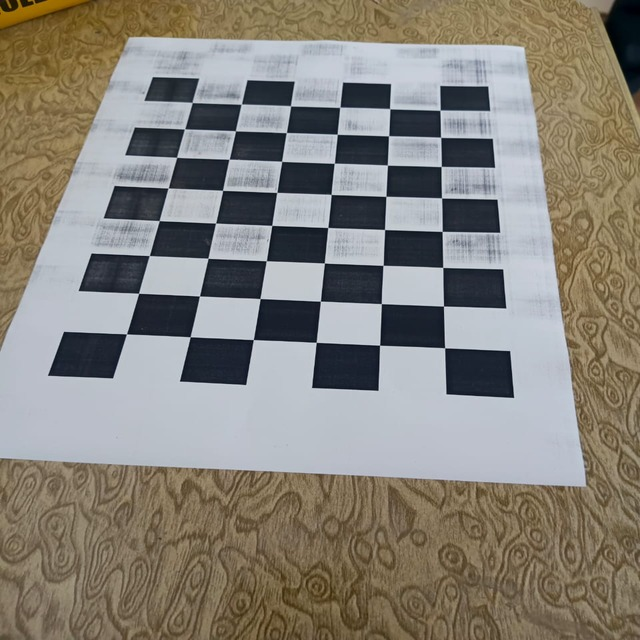
#> input picture yolov5-master/calibration_image/WhatsApp Image 2024-12-26 at 17.23.09_f00c7f03.jpg, 640 x 640 px; its folder holds only this picture in this run
$ python calibrater.py
#> lines starting #> are read from the running program, lines starting #| are printed output that depends on the picture; after the words box and inside, x2 and y2 are one past the last pixel; in counts of white or black regions, pixels touching at a corner belong together; long printed decimals are rounded
# Import required modules
import cv2
import numpy as np
import os
import glob


# Define the dimensions of checkerboard
CHECKERBOARD = (8, 6)


# stop the iteration when specified
# accuracy, epsilon, is reached or
# specified number of iterations are completed.
criteria = (cv2.TERM_CRITERIA_EPS +
			cv2.TERM_CRITERIA_MAX_ITER, 30, 0.001)


# Vector for 3D points
threedpoints = []

# Vector for 2D points
twodpoints = []


# 3D points real world coordinates
objectp3d = np.zeros((1, CHECKERBOARD[0]
					* CHECKERBOARD[1],
					3), np.float32)
objectp3d[0, :, :2] = np.mgrid[0:CHECKERBOARD[0],
							0:CHECKERBOARD[1]].T.reshape(-1, 2)
prev_img_shape = None


# Extracting path of individual image stored
# in a given directory. Since no path is
# specified, it will take current directory
# jpg files alone
images_folder = "calibration_image"
images = glob.glob(f"{images_folder}/*.jpg")

for filename in images:
	image = cv2.imread(filename)
#> image is the input picture: shape (640, 640, 3); mean B, G, R 121.5, 130.2, 134.6
	grayColor = cv2.cvtColor(image, cv2.COLOR_BGR2GRAY)
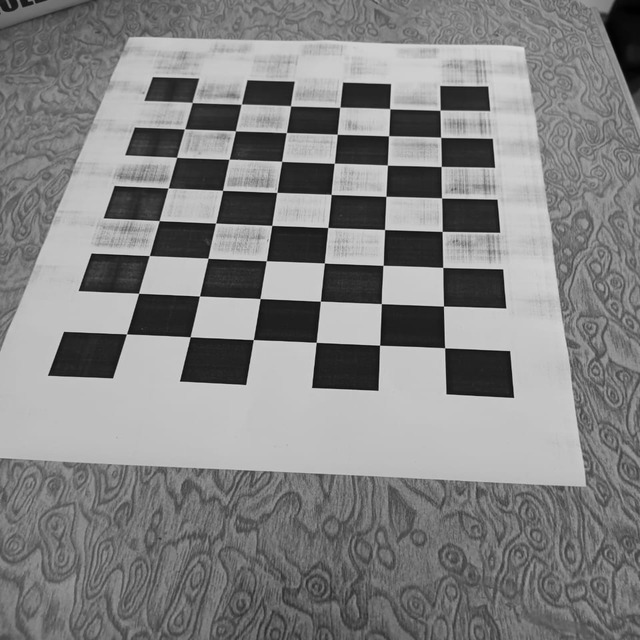
#> grayColor: shape (640, 640); min 1, max 222, mean 130.6

	# Find the chess board corners
	# If desired number of corners are
	# found in the image then ret = true
	ret, corners = cv2.findChessboardCorners(
					grayColor, CHECKERBOARD,
					cv2.CALIB_CB_ADAPTIVE_THRESH
					+ cv2.CALIB_CB_FAST_CHECK +
					cv2.CALIB_CB_NORMALIZE_IMAGE)
#> ret = True; corners = 48 rows, first 8: [126.5, 333.9], [138.6, 293.3], [149.3, 255.6], [159.3, 220.6], [168.1, 188], [176.6, 157.4], [184.5, 128.8], [192.2, 102.5]

	# If desired number of corners can be detected then,
	# refine the pixel coordinates and display
	# them on the images of checker board
	if ret == True:
		print(f"Corners detected in {filename}")
		threedpoints.append(objectp3d)

		# Refining pixel coordinates
		# for given 2d points.
		corners2 = cv2.cornerSubPix(
			grayColor, corners, (11, 11), (-1, -1), criteria)
#> corners2 = 48 rows, first 8: [126.4, 333.9], [138.6, 293.3], [149.3, 255.5], [159.2, 220.7], [168.1, 187.8], [176.6, 157.3], [184.5, 128.9], [192.2, 102.5]

		twodpoints.append(corners2)

		# Draw and display the corners
		image = cv2.drawChessboardCorners(image,
										CHECKERBOARD,
										corners2, ret)
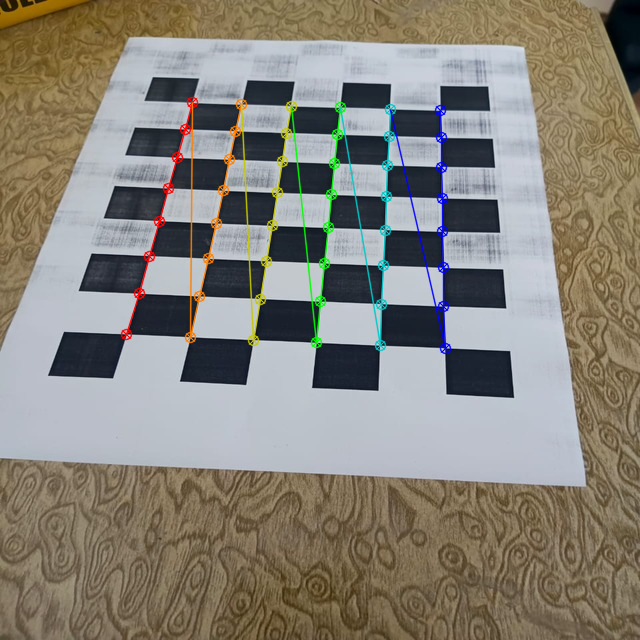
#> image: shape (640, 640, 3); 2.88% of pixels changed, all inside (x1, y1, x2, y2) = (120, 96, 452, 355)
	else:
		print(f"No corners detected in {filename}")

	cv2.imshow('img', image)
	cv2.waitKey(0)

cv2.destroyAllWindows()

h, w = image.shape[:2]
#> h = 640; w = 640


# Perform camera calibration by
# passing the value of above found out 3D points (threedpoints)
# and its corresponding pixel coordinates of the
# detected corners (twodpoints)
ret, matrix, distortion, r_vecs, t_vecs = cv2.calibrateCamera(
	threedpoints, twodpoints, grayColor.shape[::-1], None, None)
#> ret = 0.14; matrix = [[719.5, 0, 309.5], [0, 564.4, 349.5], [0, 0, 1]]; distortion = [[0.275, -0.741, 0.00771, -0.00249, 0.494]]; r_vecs = ([-0.422, -0.372, -1.47],); t_vecs = ([-2.88, -0.317, 11.52],)


# Displaying required output
print(" Camera matrix:")
print(matrix)
#| [[719.474   0.         309.457]
#|  [  0.         564.357  349.500]
#|  [  0.           0.           1.        ]]

print("\n Distortion coefficient:")
print(distortion)
#| [[ 0.2748 -0.7405  0.007713 -0.002492  0.4944]]

print("\n Rotation Vectors:")
print(r_vecs)
#| (array([[-0.4217],
#|        [-0.3721],
#|        [-1.465]]),)

print("\n Translation Vectors:")
print(t_vecs)
#| (array([[-2.883],
#|        [-0.3173 ],
#|        [11.519]]),)

$ run again, on yolov5-master/calibration_image/WhatsApp Image 2024-12-26 at 17.23.11_6d9d3472.jpg
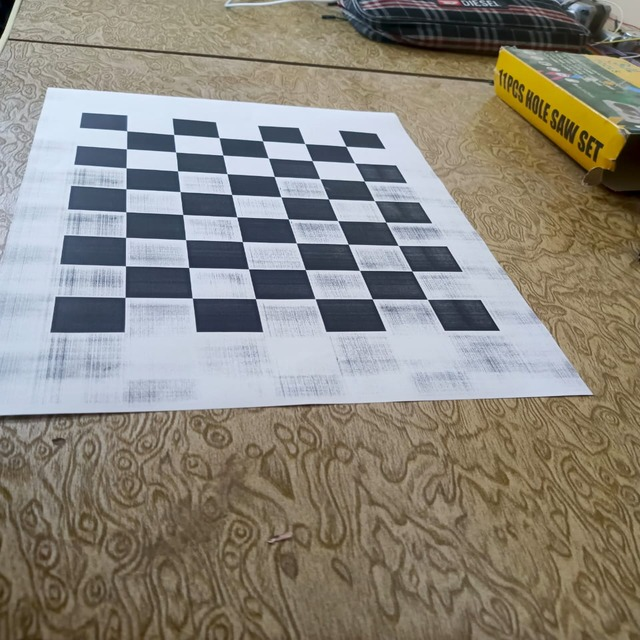
#> input picture yolov5-master/calibration_image/WhatsApp Image 2024-12-26 at 17.23.11_6d9d3472.jpg, 640 x 640 px
#> image is the input picture: shape (640, 640, 3); mean B, G, R 123.9, 133.8, 138.6
#> `grayColor = cv2.cvtColor(image, cv2.COLOR_BGR2GRAY)`:
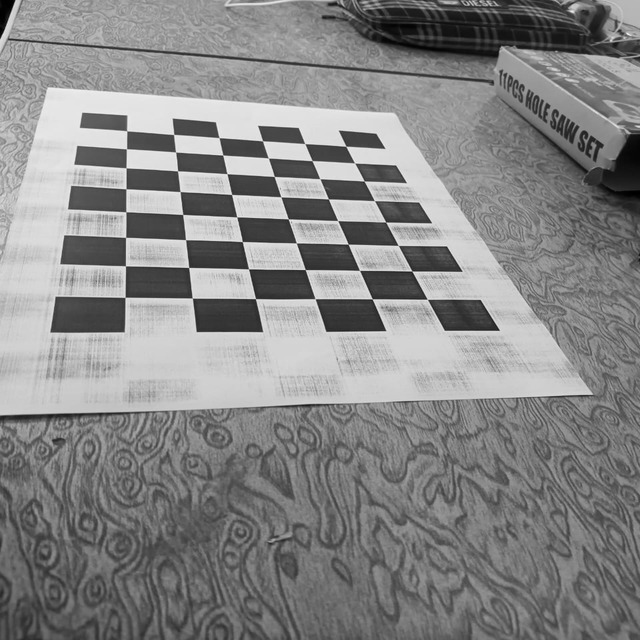
#> grayColor: shape (640, 640); min 0, max 244, mean 134.1
#> `ret, corners = cv2.findChessboardCorners( grayColor, CHECKERBOARD, cv2..`: ret = True; corners = 48 rows, first 8: [125.1, 297.4], [125.4, 265.8], [125.6, 237.4], [125.8, 211.7], [126, 188.8], [126, 167.7], [126.5, 148.7], [126.7, 130.8]
#> corners2 = 48 rows, first 8: [125.1, 297.4], [125.5, 265.7], [125.6, 237.4], [125.7, 211.8], [125.9, 188.7], [126, 167.9], [126.5, 148.8], [126.7, 130.8]
#> `image = cv2.drawChessboardCorners(image, CHECKERBOARD, corners2, ret)`:
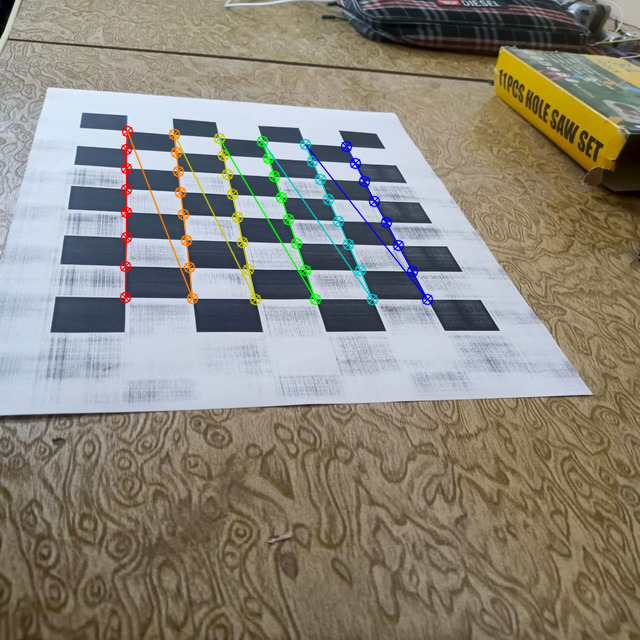
#> image: shape (640, 640, 3); 2.27% of pixels changed, all inside (x1, y1, x2, y2) = (119, 125, 434, 306)
#> `ret, matrix, distortion, r_vecs, t_vecs = cv2.calibrateCamera( threedp..`: ret = 0.164; matrix = [[653.1, 0, 311.1], [0, 451.9, 296.7], [0, 0, 1]]; distortion = [[0.286, -1.44, -0.0191, 0.00588, 2.7]]; r_vecs = ([-0.383, -0.781, -1.57],); t_vecs = ([-2.83, 0.035, 10.04],)
#| [[653.128   0.         311.052]
#|  [  0.         451.880 296.658]
#|  [  0.           0.           1.        ]]
#| [[ 0.2856 -1.436 -0.01906  0.005882    2.697]]
#| (array([[-0.3832],
#|        [-0.7815],
#|        [-1.573]]),)
#| (array([[-2.832],
#|        [ 0.03496],
#|        [10.044]]),)

$ run again, on yolov5-master/calibration_image/WhatsApp Image 2024-12-26 at 17.23.11_c5ad2599.jpg
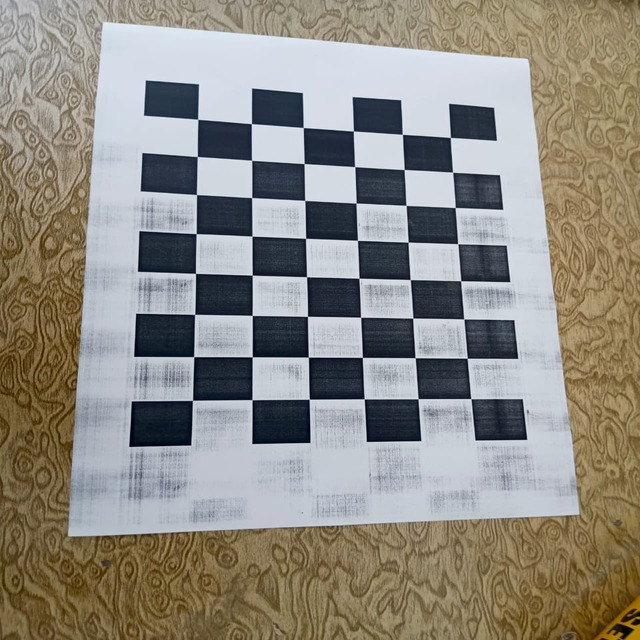
#> input picture yolov5-master/calibration_image/WhatsApp Image 2024-12-26 at 17.23.11_c5ad2599.jpg, 640 x 640 px
#> image is the input picture: shape (640, 640, 3); mean B, G, R 130.1, 138.7, 142.5
#> `grayColor = cv2.cvtColor(image, cv2.COLOR_BGR2GRAY)`:
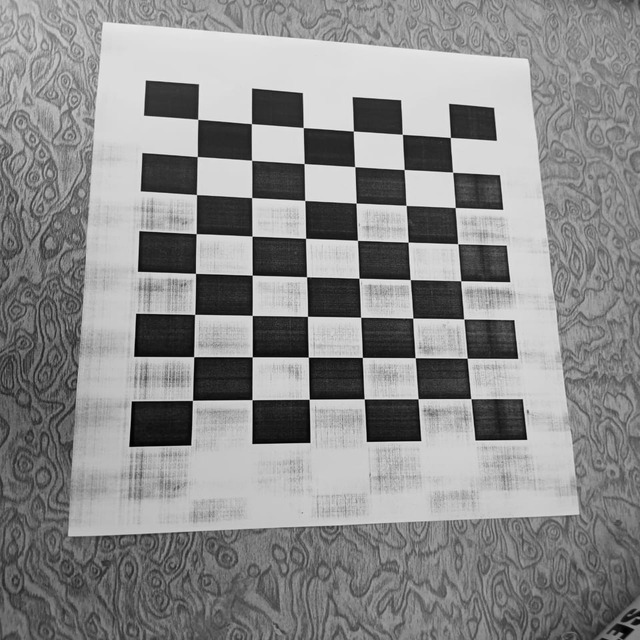
#> grayColor: shape (640, 640); min 1, max 246, mean 138.9
#> `ret, corners = cv2.findChessboardCorners( grayColor, CHECKERBOARD, cv2..`: ret = True; corners = 48 rows, first 8: [198, 396], [198, 362], [200, 310], [195.5, 273.4], [196.2, 233.6], [196.5, 194.6], [197.3, 156.5], [197.7, 119.3]
#> corners2 = 48 rows, first 8: [192.5, 400.4], [193.7, 356.6], [194.6, 314.4], [195.5, 273.5], [196.1, 233.6], [196.5, 194.5], [197.3, 156.6], [197.7, 119.3]
#> `image = cv2.drawChessboardCorners(image, CHECKERBOARD, corners2, ret)`:
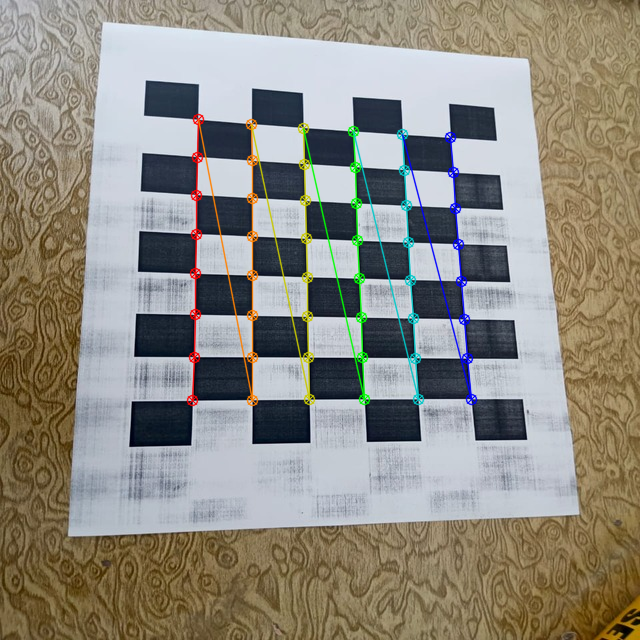
#> image: shape (640, 640, 3); 3.14% of pixels changed, all inside (x1, y1, x2, y2) = (186, 113, 478, 407)
#> `ret, matrix, distortion, r_vecs, t_vecs = cv2.calibrateCamera( threedp..`: ret = 0.128; matrix = [[633.9, 0, 330.7], [0, 477.2, 340.6], [0, 0, 1]]; distortion = [[0.21, -0.789, 5.11e-05, 0.00371, 1.5]]; r_vecs = ([-0.00831, -0.301, -1.57],); t_vecs = ([-2.35, 1.35, 10.84],)
#| [[633.853   0.         330.727]
#|  [  0.         477.249 340.605]
#|  [  0.           0.           1.        ]]
#| [[ 2.10440591e-01 -7.89051956e-01  5.11191189e-05  3.70767885e-03
#|    1.49662558e+00]]
#| (array([[-0.008307],
#|        [-0.3007],
#|        [-1.565]]),)
#| (array([[-2.347  ],
#|        [ 1.347],
#|        [10.840]]),)

$ run again, on yolov5-master/calibration_image/WhatsApp Image 2024-12-26 at 17.23.12_68c960ad.jpg
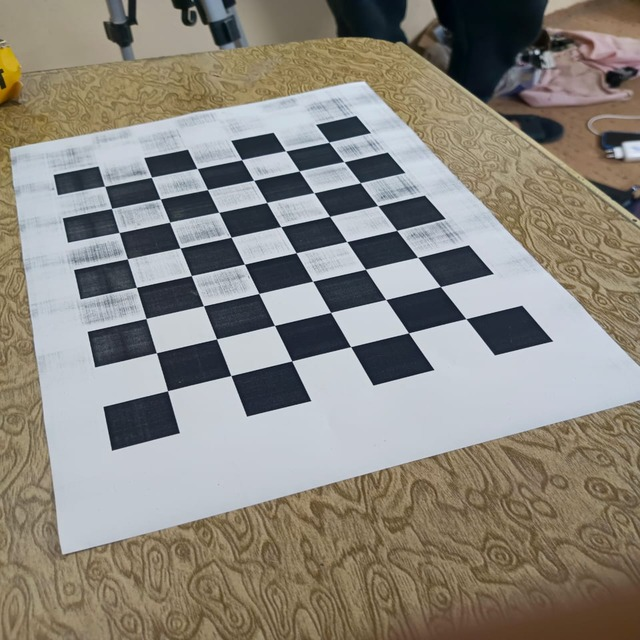
#> input picture yolov5-master/calibration_image/WhatsApp Image 2024-12-26 at 17.23.12_68c960ad.jpg, 640 x 640 px
#> image is the input picture: shape (640, 640, 3); mean B, G, R 125.8, 134.2, 138.5
#> `grayColor = cv2.cvtColor(image, cv2.COLOR_BGR2GRAY)`:
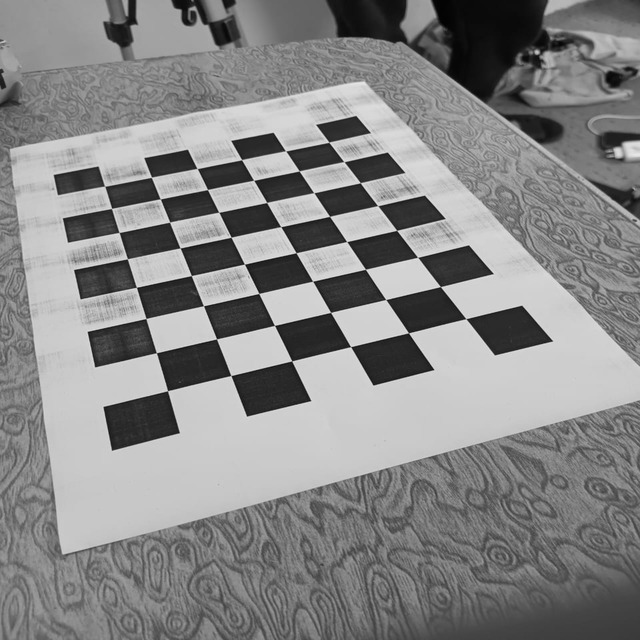
#> grayColor: shape (640, 640); min 1, max 235, mean 134.6
#> `ret, corners = cv2.findChessboardCorners( grayColor, CHECKERBOARD, cv2..`: ret = True; corners = 48 rows, first 8: [328.8, 142.2], [343.9, 161.6], [360.3, 182.7], [377.7, 205.6], [396.6, 230.4], [417.6, 257.3], [440.4, 286.6], [465.8, 318.6]
#> corners2 = 48 rows, first 8: [328.9, 142.2], [344, 161.6], [360.3, 182.7], [377.7, 205.5], [396.7, 230.4], [417.7, 257.3], [440.4, 286.6], [465.9, 318.7]
#> `image = cv2.drawChessboardCorners(image, CHECKERBOARD, corners2, ret)`:
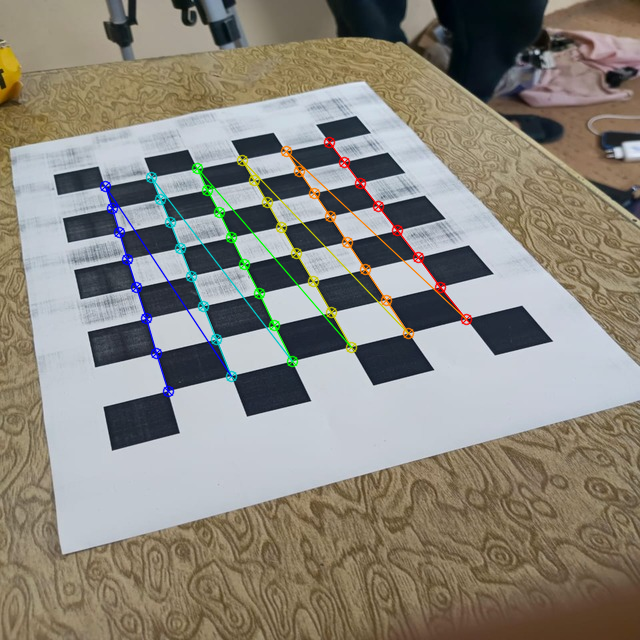
#> image: shape (640, 640, 3); 2.5% of pixels changed, all inside (x1, y1, x2, y2) = (99, 136, 473, 398)
#> `ret, matrix, distortion, r_vecs, t_vecs = cv2.calibrateCamera( threedp..`: ret = 0.143; matrix = [[680.4, 0, 313.1], [0, 530.4, 351.8], [0, 0, 1]]; distortion = [[0.285, -1.15, 0.00482, -0.0037, 2]]; r_vecs = ([-0.499, 0.462, 1.19],); t_vecs = ([0.355, -5.96, 15.33],)
#| [[680.437    0.         313.083]
#|  [  0.         530.445 351.844]
#|  [  0.           0.           1.        ]]
#| [[ 0.2846 -1.152  0.004816 -0.003695  1.998 ]]
#| (array([[-0.4989],
#|        [ 0.4622],
#|        [ 1.188 ]]),)
#| (array([[ 0.3546],
#|        [-5.955],
#|        [15.331]]),)

$ run again, on yolov5-master/calibration_image/WhatsApp Image 2024-12-26 at 17.23.10_024428a5.jpg
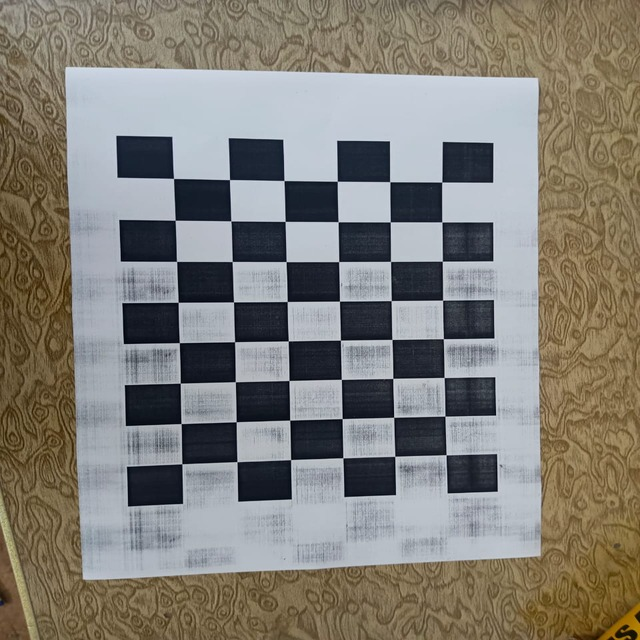
#> input picture yolov5-master/calibration_image/WhatsApp Image 2024-12-26 at 17.23.10_024428a5.jpg, 640 x 640 px
#> image is the input picture: shape (640, 640, 3); mean B, G, R 118.8, 126.3, 129.7
#> `grayColor = cv2.cvtColor(image, cv2.COLOR_BGR2GRAY)`:
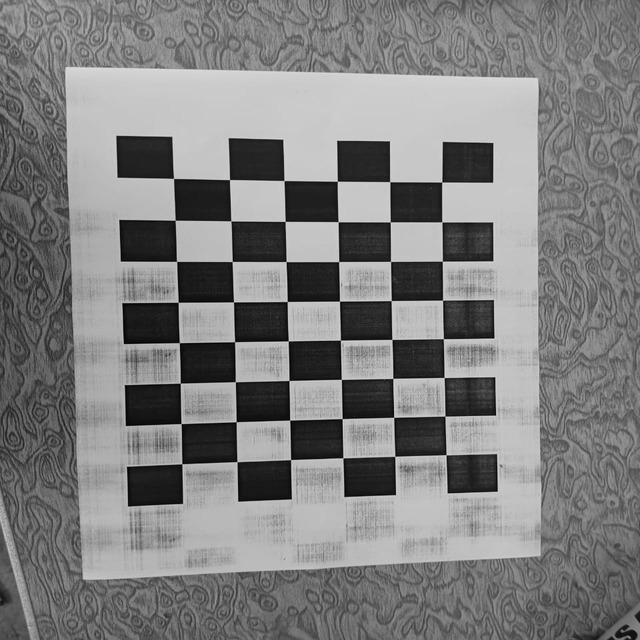
#> grayColor: shape (640, 640); min 1, max 226, mean 126.5
#> `ret, corners = cv2.findChessboardCorners( grayColor, CHECKERBOARD, cv2..`: ret = True; corners = 48 rows, first 8: [441.7, 182.1], [441.8, 221.9], [442.3, 261.3], [442.6, 300.2], [443.4, 338.6], [444.2, 377.4], [444.8, 416.1], [446.2, 454.7]
#> corners2 = 48 rows, first 8: [441.7, 182.1], [441.8, 221.9], [442.3, 261.2], [442.6, 300.2], [443.4, 338.8], [444.1, 377.5], [444.9, 416.2], [446, 454.7]
#> `image = cv2.drawChessboardCorners(image, CHECKERBOARD, corners2, ret)`:
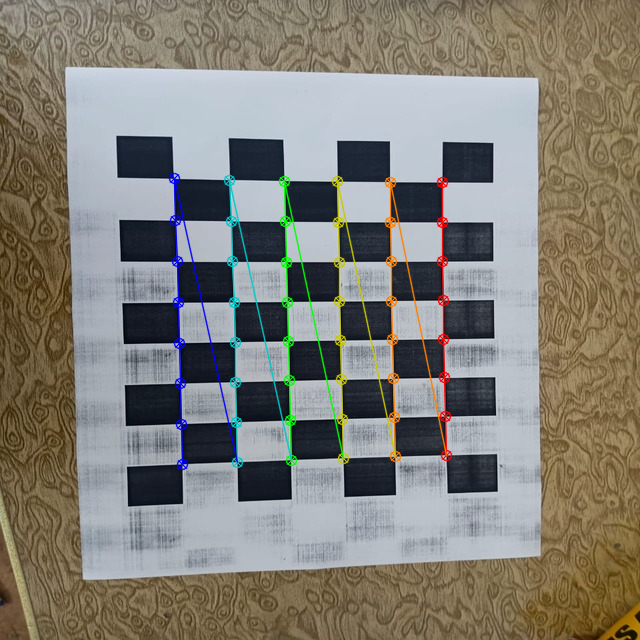
#> image: shape (640, 640, 3); 3.2% of pixels changed, all inside (x1, y1, x2, y2) = (168, 172, 453, 471)
#> `ret, matrix, distortion, r_vecs, t_vecs = cv2.calibrateCamera( threedp..`: ret = 0.144; matrix = [[328, 0, 322.2], [0, 245.6, 329.3], [0, 0, 1]]; distortion = [[0.0874, -0.197, -0.00103, 0.000188, 0.185]]; r_vecs = ([-0.0369, -0.0503, 1.55],); t_vecs = ([2.28, -3.75, 6.38],)
#| [[328.004   0.         322.153]
#|  [  0.         245.613 329.299]
#|  [  0.           0.           1.        ]]
#| [[ 8.74440232e-02 -1.97454039e-01 -1.03183225e-03  1.87799348e-04
#|    1.85321333e-01]]
#| (array([[-0.0369],
#|        [-0.05034],
#|        [ 1.554]]),)
#| (array([[ 2.281],
#|        [-3.752],
#|        [ 6.379]]),)
